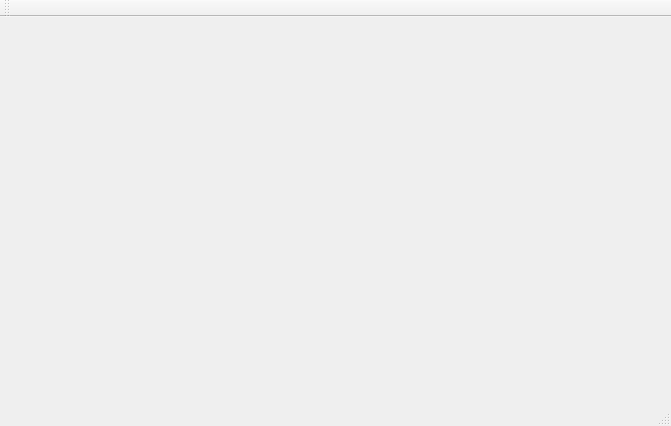
<?xml version="1.0" encoding="UTF-8"?>
<ui version="4.0">
 <class>MainWindow</class>
 <widget class="QMainWindow" name="MainWindow">
  <property name="geometry">
   <rect>
    <x>0</x>
    <y>0</y>
    <width>671</width>
    <height>426</height>
   </rect>
  </property>
  <property name="windowTitle">
   <string>MainWindow</string>
  </property>
  <widget class="QWidget" name="centralWidget">
   <layout class="QVBoxLayout" name="verticalLayout_2">
    <property name="spacing">
     <number>0</number>
    </property>
    <property name="sizeConstraint">
     <enum>QLayout::SetDefaultConstraint</enum>
    </property>
    <property name="margin">
     <number>0</number>
    </property>
    <item>
     <layout class="QVBoxLayout" name="vl">
      <property name="spacing">
       <number>0</number>
      </property>
     </layout>
    </item>
   </layout>
  </widget>
  <widget class="QMenuBar" name="menuBar">
   <property name="geometry">
    <rect>
     <x>0</x>
     <y>0</y>
     <width>671</width>
     <height>34</height>
    </rect>
   </property>
  </widget>
  <widget class="QToolBar" name="mainToolBar">
   <property name="movable">
    <bool>true</bool>
   </property>
   <property name="allowedAreas">
    <set>Qt::AllToolBarAreas</set>
   </property>
   <attribute name="toolBarArea">
    <enum>TopToolBarArea</enum>
   </attribute>
   <attribute name="toolBarBreak">
    <bool>false</bool>
   </attribute>
  </widget>
  <widget class="QStatusBar" name="statusBar"/>
 </widget>
 <layoutdefault spacing="6" margin="11"/>
 <resources/>
 <connections/>
</ui>
